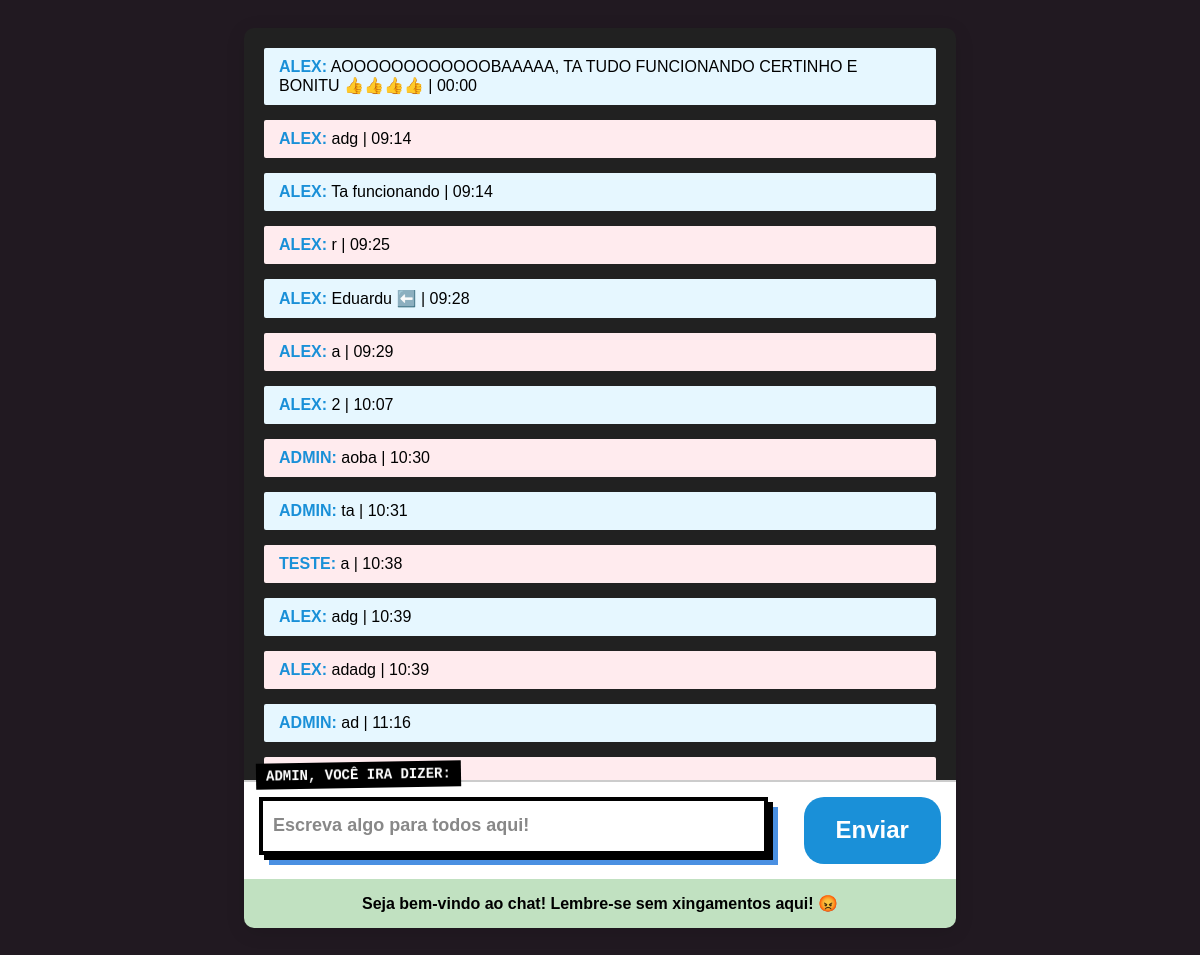
The page /chat/sala/ (signed in) on the database its author committed.
### chat/models.py (models this page shows, shortened)
class Message(models.Model):
    content = models.TextField()
    created_at = models.DateTimeField(auto_now_add=True )
    user = models.ForeignKey(User, on_delete=models.CASCADE)  # Adicione este campo
    class Meta:
        ordering = ['created_at']  # Ordenação em ordem crescente (ASC)

### chat/views.py (the view)
# urls.py: path('sala/', views.chat_index, name='chat_index'),
def chat_index(request):
    if request.user.is_anonymous:
        aviso = "Você não está logado."
        return render(request, 'chat/pagina_de_aviso.html', {'aviso': aviso})
    messages = Message.objects.all().order_by('created_at')
    return render(request, 'chat/index.html', {'messages': messages})

### chat/templates/chat/index.html (shortened to what this page needs)
<!DOCTYPE html>
<html lang="pt-BR">
<head>
    <link rel="stylesheet" href="https://cdn.jsdelivr.net/npm/toastify-js/src/toastify.min.css">
</head>
<body>
    <div id="geral">
        <div id="chat">
            {% for message in messages %}
            <div class="message">
                <strong>{{ message.user.username|upper }}:</strong> {{ message.content }} | {{ message.created_at|date:"H:i" }}
            </div>
            {% endfor %}
        </div>
        <div id="barra-input">
            <div class="brutalist-container">
                <input placeholder="Escreva algo para todos aqui!" class="brutalist-input smooth-type" type="text"
                    id="message" />
                <label class="brutalist-label">{{ user|upper }}, VOCÊ IRA DIZER:</label>
            </div>
            <button id='botao' onclick="sendMessage()" class="btn">Enviar</button>
        </div>
        <div id="user">Seja bem-vindo ao chat! Lembre-se sem xingamentos aqui! &#128545;</div>
    </body>
</html>

### chat/templates/chat/index.html (style rules this page uses)
body { font-family: "Silkscreen", sans-serif; background-color: #211921; display: grid; grid-auto-flow: column; }
#geral { width: 100%; max-width: 80ch; margin: 20px auto; border-radius: 10px; overflow: hidden; box-shadow: 0 4px 20px rgba(0, 0, 0, 0.1); }
#chat { flex-grow: 1; padding: 20px; background-color: #212121; overflow-y: auto; height: 80ch; }
.message { margin-bottom: 15px; padding: 10px 15px; border-radius: 2px; position: relative; }
.message strong { color: #1a90d8; }
.message:nth-child(odd) { background-color: #e6f7ff; }
.message:nth-child(even) { background-color: #ffebee; }
#user { padding: 15px; background-color: #c1e1c1; text-align: center; font-weight: bold; }
#barra-input { display: flex; padding: 15px; background-color: #ffffff; border-top: 2px solid #ccc; }
#barra-input button { width: auto; height: 5ch; margin-left: 10px; border: none; border-radius: 20px; background-color: #1a90d8; color: white; font-size: 24px; cursor: pointer; display: flex; align-items: center; justify-content: center; transition: background-color 0.5s; }
.brutalist-container { position: relative; width: 80%; font-family: monospace; }
.brutalist-input { width: 90%; height: 30px; padding: 10px; font-size: 18px; font-weight: bold; color: #000; background-color: #fff; border: 4px solid #000; position: relative; overflow: hidden; border-radius: 0; outline: none; transition: all 0.3s cubic-bezier(0.25, 0.8, 0.25, 1); box-shadow: 5px 5px 0 #000, 10px 10px 0 #4a90e2; }
.brutalist-label { position: absolute; left: -3px; top: -35px; font-size: 14px; font-weight: bold; color: #fff; background-color: #000; padding: 5px 10px; transform: rotate(-1deg); z-index: 1; transition: all 0.3s cubic-bezier(0.25, 0.8, 0.25, 1); }
.smooth-type { position: relative; overflow: hidden; }
.smooth-type::before { content: ""; position: absolute; top: 0; right: 0; bottom: 0; left: 0; background: linear-gradient(90deg, #fff 0%, rgba(255, 255, 255, 0) 100%); z-index: 1; opacity: 0; transition: opacity 0.3s ease; }
.brutalist-input::placeholder { color: #888; transition: color 0.3s ease; }
.btn { padding: 1rem 2rem; font-weight: 700; background: rgb(255, 255, 255); color: blueviolet; cursor: pointer; border-radius: 0.5rem; border-bottom: 2px solid blueviolet; border-right: 2px solid blueviolet; border-top: 2px solid white; border-left: 2px solid white; transition-duration: 1s; transition-property: border-top, border-left, border-bottom, border-right, box-shadow; }

### rows shown on the page
Message: user.username "ALEX", content "AOOOOOOOOOOOOBAAAAA, TA TUDO FUNCIONANDO CERTINHO E BONITU 👍👍👍👍", created_at "00:00"
Message: user.username "ALEX", content "adg", created_at "09:14"
Message: user.username "ALEX", content "Ta funcionando", created_at "09:14"
Message: user.username "ALEX", content "r", created_at "09:25"
Message: user.username "ALEX", content "Eduardu ⬅️", created_at "09:28"
Message: user.username "ALEX", content "a", created_at "09:29"
Message: user.username "ALEX", content "2", created_at "10:07"
Message: user.username "ADMIN", content "aoba", created_at "10:30"
Message: user.username "ADMIN", content "ta", created_at "10:31"
Message: user.username "TESTE", content "a", created_at "10:38"
Message: user.username "ALEX", content "adg", created_at "10:39"
Message: user.username "ALEX", content "adadg", created_at "10:39"
Message: user.username "ADMIN", content "ad", created_at "11:16"

### other values the page prints
{{ user|upper }} "ADMIN"
